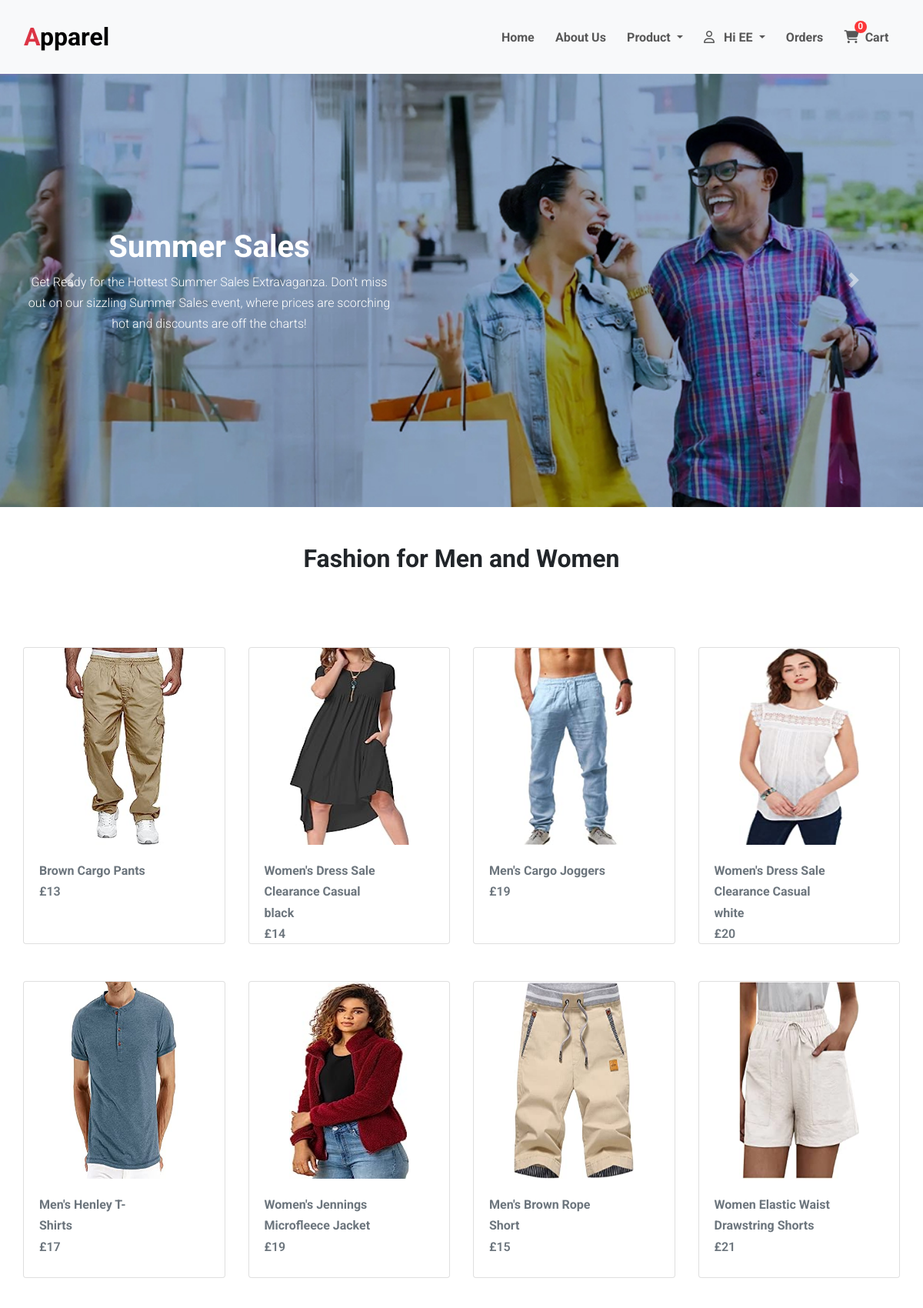
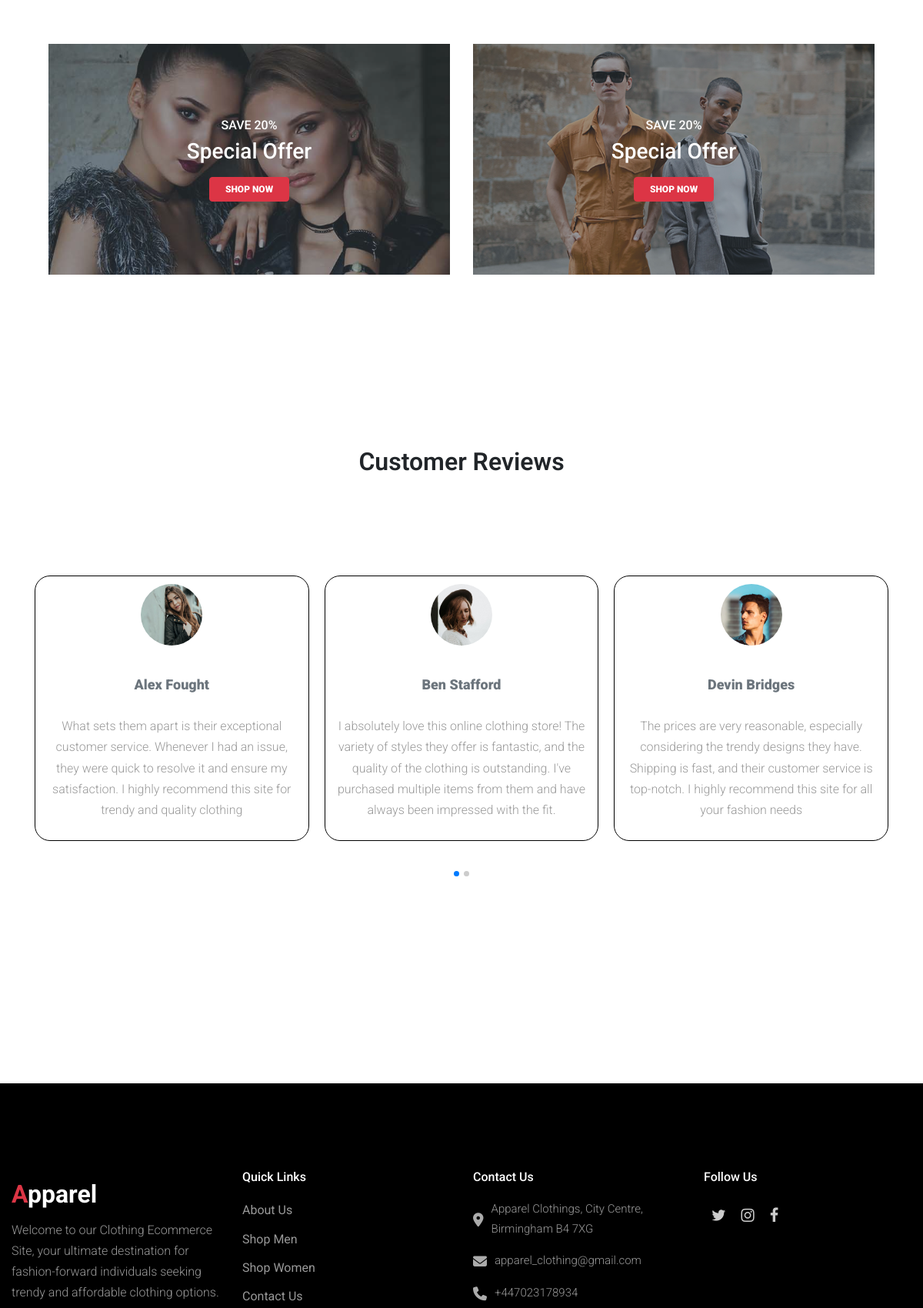
The app's page / (signed in, upper part) with its own data (2 pictures, top to bottom).
### tables this page shows
CREATE TABLE `products` (
  `id` int(30) NOT NULL,
  `title` varchar(255) NOT NULL,
  `price` decimal(10,0) NOT NULL,
  `image` varchar(255) NOT NULL,
  `description` text NOT NULL,
  `category` int(10) NOT NULL
);

### index.php (the view, shortened to what this page needs)
<!DOCTYPE html>
<html lang="en">
<head>
    <link rel="stylesheet" href="./css/index.css">
    <link href="https://cdn.jsdelivr.net/npm/bootstrap@5.3.0/dist/css/bootstrap.min.css" rel="stylesheet">
    <link rel="stylesheet" href="https://cdnjs.cloudflare.com/ajax/libs/font-awesome/6.4.0/css/all.min.css" />
    <link rel="stylesheet" href="css/bootstrap.min.css">
    <link rel="stylesheet" href="fonts/icomoon/style.css">
    <link rel="stylesheet" href="css/flaticon.css">
    <link rel="stylesheet" href="css/owl.carousel.min.css">
    <link rel="stylesheet" href="css/style.css">
</head>
<body>
    <div class="body-wrap">
        <?php require "includes/navbar.php"?>
        <div id="carouselExampleFade" class="carousel slide carousel-fade hero-section">
            <div class="carousel-inner">
                <div class="carousel-item kal active position-relative">
                    <img src="./images/slide-111.jpg" class="d-block w-100 kater" alt="...">
                    <div class="carousel-caption d-none d-md-block caption-text1">
                        <h1 class="fs-1 fw-bold text-white">Summer Sales</h1>
                        <p class="fs-6 text-white"> Get Ready for the Hottest Summer Sales Extravaganza. Don't miss out on our sizzling Summer Sales event, where prices are scorching hot and discounts are off the charts!</p>
                    </div>
                </div>
            </div>
            <button class="carousel-control-prev" type="button" data-bs-target="#carouselExampleFade" data-bs-slide="prev">
            <span class="carousel-control-prev-icon" aria-hidden="true"></span>
            </button>
            <button class="carousel-control-next" type="button" data-bs-target="#carouselExampleFade" data-bs-slide="next">
            <span class="carousel-control-next-icon" aria-hidden="true"></span>
            </button>
        </div>
    </div>
    <div class="items-wrap">
        <h2 class="text-center my-5 fw-bold fs-2">Fashion for Men and Women</h2>
        <div class="row items">
            <div class="col-md-12 d-flex justify-content-around flex-row flex-wrap flex-sm-row">
                <?php require "config.php";?>
                <?php
                    $products = $conn->query("SELECT * FROM `products` LIMIT 8");
                    $products->execute();
                    $data = $products->fetchAll(PDO::FETCH_ASSOC);
                    foreach($data as $product) {
                ?>
                <div class="col-md-3 merchant-item mt-5">
                    <a href="product_detail.php?id=<?=$product['id']?>">
                        <div class="card card-wrap ">
                            <img src="<?php echo $product['image']?>" class="card-img-top size-img" alt="<?php echo $product['title']?>">
                            <div class="card-body d-flex justify-content-between card-txt ven">
                                <div class="product-content">
                                    <p class="card-text mb-0 fw-bold text-secondary"><?php echo $product['title']?></p>
                                    <p class="card-text fw-semibold text-secondary">&pound;<?php echo $product['price']?></p>
                                </div>
                            </div>
                        </div>
                    </a>
                </div>
                <?php }?>
            </div>
        </div>
    </div>
     <div class="row pt-5 pb-3 items mt-5">
        <div class="col-md-12 px-xl-5 d-flex product-offer-wrap">
            <div class="col-md-6 mb-5">
                <div class="product-offer mb-30" style="height: 300px;">
                    <img class="img-fluid" src="images/offer-1.jpg" alt="Female Offer">
                    <div class="offer-text">
                        <h6 class="text-white text-uppercase">Save 20%</h6>
                        <h3 class="text-white mb-3">Special Offer</h3>
                        <a href="female_products.php" class="btn btn-danger offer">Shop Now</a>
                    </div>
                </div>
            </div>
            <div class="col-md-6 mb-5">
                <div class="product-offer mb-30" style="height: 300px;">
                    <img class="img-fluid" src="images/transgenders-posing-outdoors-medium-shot(edit-1).jpg" alt="Male Offer">
                    <div class="offer-text">
                        <h6 class="text-white text-uppercase">Save 20%</h6>
                        <h3 class="text-white mb-3 offer">Special Offer</h3>
                        <a href="male_products.php" class="btn btn-danger offer">Shop Now</a>
                    </div>
                </div>
            </div>
        </div>
    </div>
    <div class="content mb-5">
        <div class="container ">
          <div class="row">
            <div class="col-12 text-center">
              <h2 class="my-5 fs-2 fw-semibold">Customer Reviews</h2>
            </div>
          </div>
        </div>
        <div class="site-section bg-left-half mb-5">
          <div class="container owl-2-style">
            <div class="owl-carousel owl-2">
              <div class="media-29101 out">
                <img src="images/person_1_sm.jpg" alt="Image" class="img-fluid">
                <h3><a href="#">Alex Fought</a></h3>
                <p>What sets them apart is their exceptional customer service. Whenever I had an issue, they were quick to resolve it and ensure my satisfaction.  I highly recommend this site for trendy and quality clothing</p>
              </div>
              <div class="media-29101 out">
                <img src="images/person_2_sm.jpg" alt="Image" class="img-fluid">
                <h3><a href="#">Ben Stafford</a></h3>
                <p>I absolutely love this online clothing store! The variety of styles they offer is fantastic, and the quality of the clothing is outstanding. I've purchased multiple items from them and have always been impressed with the fit.</p>
              </div>
              <div class="media-29101 out">
                <img src="images/person_3_sm.jpg" alt="Image" class="img-fluid">
                <h3><a href="#">Devin Bridges</a></h3>
                <p>The prices are very reasonable, especially considering the trendy designs they have. Shipping is fast, and their customer service is top-notch. I highly recommend this site for all your fashion needs</p>
              </div>
            </div>
          </div>
        </div>
      </div>
    <?php require "includes/footer.php"?>
</body>
</html>

### css/index.css (style rules this page uses)
* { margin: 0; padding: 0; }
:root { --main-bg-color: #001c40; }
.body-wrap { width: 100%; height: auto; }
.hero-section { height: 37vh; overflow: hidden; margin-top: 4.3rem; }
.hero-section > .carousel-inner { height: 100%; }
.kal { height: 590px !important; overflow: hidden !important; }
.kal img { width: 100% !important; height: auto; }
.card-wrap { align-items: center; }
.card-txt, .card-wrap { width: 100%; }
.items { margin: 0 !important; }
.caption-text1 { width: 30rem !important; position: absolute !important; color: #000 !important; left: 2rem !important; top: 13rem !important; }
.out { border: 1px solid black; border-radius: 20px; padding: 10px; }
.size-img { width: 60% !important; height: 16rem !important; }
.product-content { max-width: 70% !important; }
.product-offer { position: relative; overflow: hidden; }
.product-offer img { position: absolute; width: 100%; height: 100%; object-fit: cover; transition: .5s; }
.product-offer .offer-text { position: absolute; top: 0; left: 0; right: 0; bottom: 0; display: flex; flex-direction: column; align-items: center; justify-content: center; background: rgba(61, 70, 77, 0.5); z-index: 1; }
.body-wrap { width: 100% !important; }
.ven { height: 8rem; }
.site-section { padding: 2.5em 0; }
@media (min-width: 768px) { .site-section { padding: 5em 0; } }
.btn { text-transform: uppercase; font-size: 12px !important; font-weight: 900 !important; padding: 6px 20px !important; }
@media screen and (min-width: 950px) { .merchant-item { max-width: 40.6% !important; width: 20% !important; } }
@media screen and (min-width: 950px) { .hero-section { height: 90vh; } }
@media screen and (min-width: 950px) { .hero-section { width: 100%; height: auto; } }

### css/style.css (style rules this page uses)
body { font-family: "Roboto", -apple-system, BlinkMacSystemFont, "Segoe UI", Roboto, "Helvetica Neue", Arial, "Noto Sans", sans-serif, "Apple Color Emoji", "Segoe UI Emoji", "Segoe UI Symbol", "Noto Color Emoji"; line-height: 1.7; }
p { color: #999999; font-weight: 300; }
h1, h2, h3, h4, h5, h6, .h1, .h2, .h3, .h4, .h5, .h6 { font-family: "Roboto", -apple-system, BlinkMacSystemFont, "Segoe UI", Roboto, "Helvetica Neue", Arial, "Noto Sans", sans-serif, "Apple Color Emoji", "Segoe UI Emoji", "Segoe UI Symbol", "Noto Color Emoji"; }
a { -webkit-transition: .3s all ease; -o-transition: .3s all ease; transition: .3s all ease; }
a { text-decoration: none !important; }
.content { padding: 7rem 0; }
h2 { font-size: 20px; }
.media-29101 { text-align: center; }
.media-29101 img { margin-bottom: 20px; border-radius: 50%; width: 80px !important; margin: 0 auto 40px auto; }
.media-29101 h3 { font-size: 18px; font-weight: 900 !important; margin-bottom: 30px; }
.media-29101 h3 a { color: #6c757d; }

### records on screen
products: image (picture), title "Brown Cargo Pants", price "13"
products: image (picture), title "Women's Dress Sale Clearance Casual black", price "14"
products: image (picture), title "Men's Cargo Joggers", price "19"
products: image (picture), title "Women's Dress Sale Clearance Casual white", price "20"
products: image (picture), title "Men's Henley T-Shirts", price "17"
products: image (picture), title "Women's Jennings Microfleece Jacket", price "19"
products: image (picture), title "Men's Brown Rope Short", price "15"
products: image (picture), title "Women Elastic Waist Drawstring Shorts", price "21"

### other values on screen
$splitFirstName[0] "E"
$splitLastName[0] "E"
